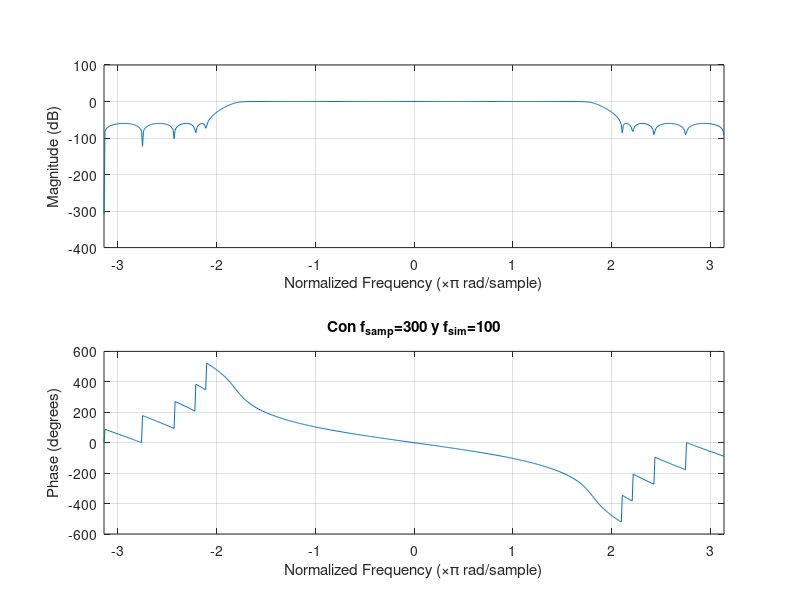

Write the MATLAB code that produced this figure.
%LAB 4-Muestreo
%IV.12 & IV.12
clc; clear variables;
fsamp=300;
fsim=100;
fcut=fsim/(fsamp/2);
[b,a]=cheby2(9,60,fcut);
w=-pi:0.01:pi;
freqz(b,a,w)
title("Con f_{samp}=300 y f_{sim}=100")
